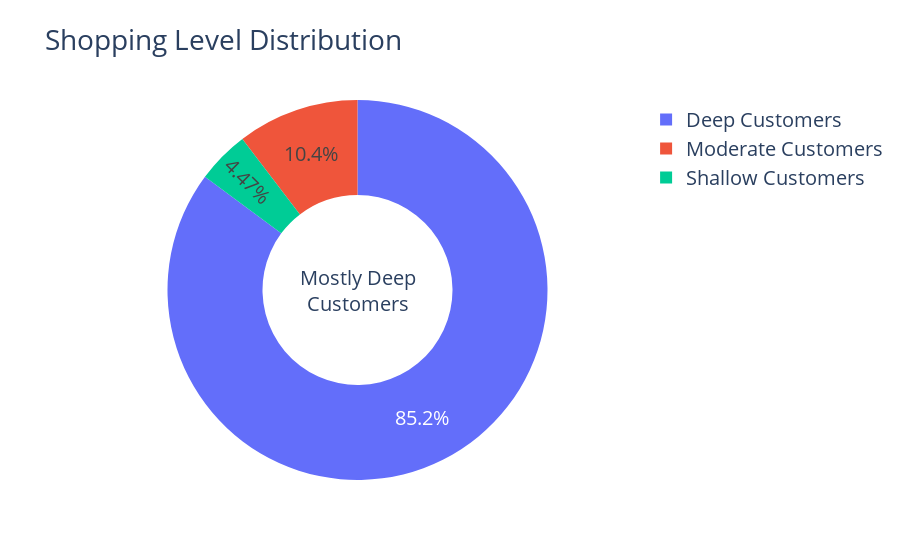

Here is the notebook cell this chart was saved with:
### Code cell
labels = ["Shallow Customers", "Moderate Customers", "Deep Customers"]
values = [1118722,2594215,21316498]

# Create subplots: use 'domain' type for Pie subplot
fig = go.Figure(data=[go.Pie(labels=labels, values=values)])

# Use `hole` to create a donut-like pie chart
fig.update_traces(hole=.5, hoverinfo="label+percent")

fig.update_layout(
    title_text="Shopping Level Distribution",
    # Add annotations in the center of the donut pies.
    annotations=[dict(text='Mostly Deep<br />Customers', x=0.5, y=0.5, font_size=20, showarrow=False)],
    font=dict(size=20))
fig.show()

### Figure 1 — Plotly figure (JSON) as saved in the notebook; plotly's stock layout.template omitted (floating-point values rounded to 4 significant figures)
{"data": [{"hole": 0.5, "hoverinfo": "label+percent", "labels": ["Shallow Customers", "Moderate Customers", "Deep Customers"], "type": "pie", "values": [1118722, 2594215, 21316498]}], "layout": {"annotations": [{"font": {"size": 20}, "showarrow": false, "text": "Mostly Deep<br />Customers", "x": 0.5, "y": 0.5}], "font": {"size": 20}, "title": {"text": "Shopping Level Distribution"}}}
